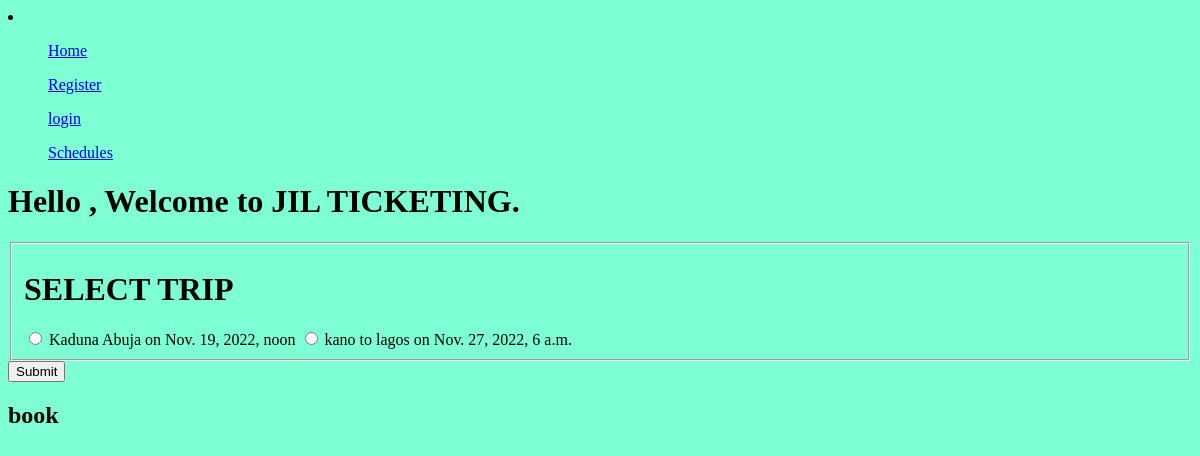
Before: /trips with the older database file.
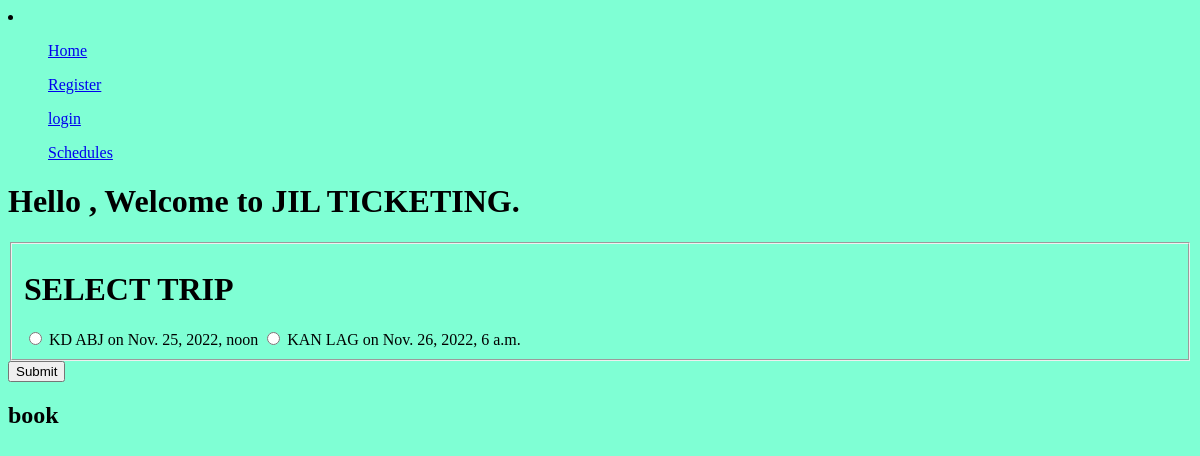
After: the same page with the newer database file.
### accounts/models.py (models this page shows, shortened)
class Trip(models.Model):
    name = models.CharField(max_length=50)
    date = models.DateTimeField()
    departure = models.ForeignKey('Departure', related_name='departures',
                                  on_delete=models.DO_NOTHING)
    destination = models.ForeignKey('Destination',
                                    related_name='destinations',
                                    on_delete=models.DO_NOTHING)

### accounts/views.py (the view, shortened to what this page needs)
# urls.py: path("trips", views.ScheduleView, name="trips"),
def ScheduleView(request):
    trips = Trip.objects.all()
    context = {"trips": trips}
    return render(request, 'accounts/trips.html', context)

### templates/accounts/trips.html (shortened to what this page needs)
{% extends "main.html" %}
{% block content %}
<form action='' method="post">
<fieldset>
  <h1>SELECT TRIP</h1>
      {% for trip in trips %}
      <input type="radio" name="trip"  value="{{trip.id}}">
      <label for="trip">{{trip.name}} on {{trip.date}}</label>
      {% endfor %}
</fieldset>
<input type="submit" value="Submit">
</form>
 <section>
      <h1>book</h1>
</section>
{% endblock content %}

### templates/main.html (shortened to what this page needs)
<!DOCTYPE html>
{% load static %}
<html>
<head>
    <link rel="stylesheet" type="text/css" media="screen" href="{% static 'accounts/index.css' %}">
</head>
<body>
    <header>
    <li>
        <ul><a href="{% url 'home' %}">Home</a></ul>
        <ul><a href="{% url 'registration' %}">Register</a></ul>
        <ul><a href="{% url 'login' %}">login</a></ul>
        <ul><a href="{% url 'trips' %}">Schedules</a></ul>
    </li>
    </header>
    <h1>Hello {{user.username}}, Welcome to JIL TICKETING. </h1>
    {% block content %}
    {% endblock content %}
</body>

### static/accounts/index.css (style rules this page uses)
html { background-color: aquamarine; color: black; }
body { background-color: aquamarine; color: black; }

Changed rows visible on the page:
removed Trip: name "Kaduna Abuja", date "Nov. 19, 2022, noon"
removed Trip: name "kano to lagos", date "Nov. 27, 2022, 6 a.m."
added Trip: name "KD ABJ", date "Nov. 25, 2022, noon"
added Trip: name "KAN LAG", date "Nov. 26, 2022, 6 a.m."
